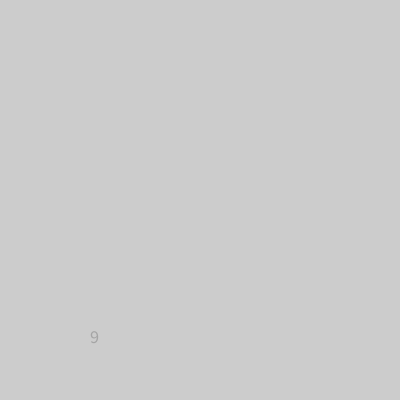
Frame 1 (no input)
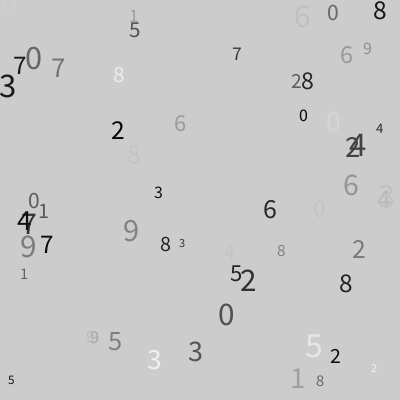
Frame 60 (the mouse pressed at the canvas centre just before this capture)
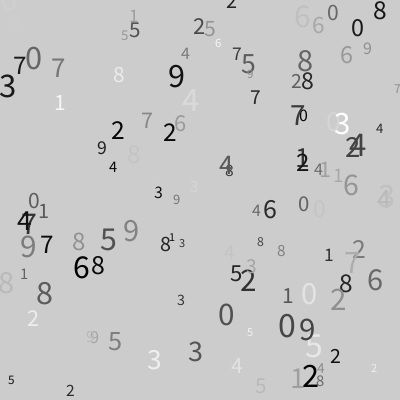
Frame 120 (the mouse held since frame 60 and released just before this capture)

The Processing sketch that drew these frames (run headless with seeded random() and noise(); from frame 60 on, the mouse is pressed at the canvas centre):

// Processing sketch: text_002
// ── text_002.pde
void setup() {
  size(400, 400);
}

void draw() {
  fill(random(256));
  textSize(random(12, 36));
  textAlign(CENTER);
  text(int(random(10)), random(width), random(height));
}
